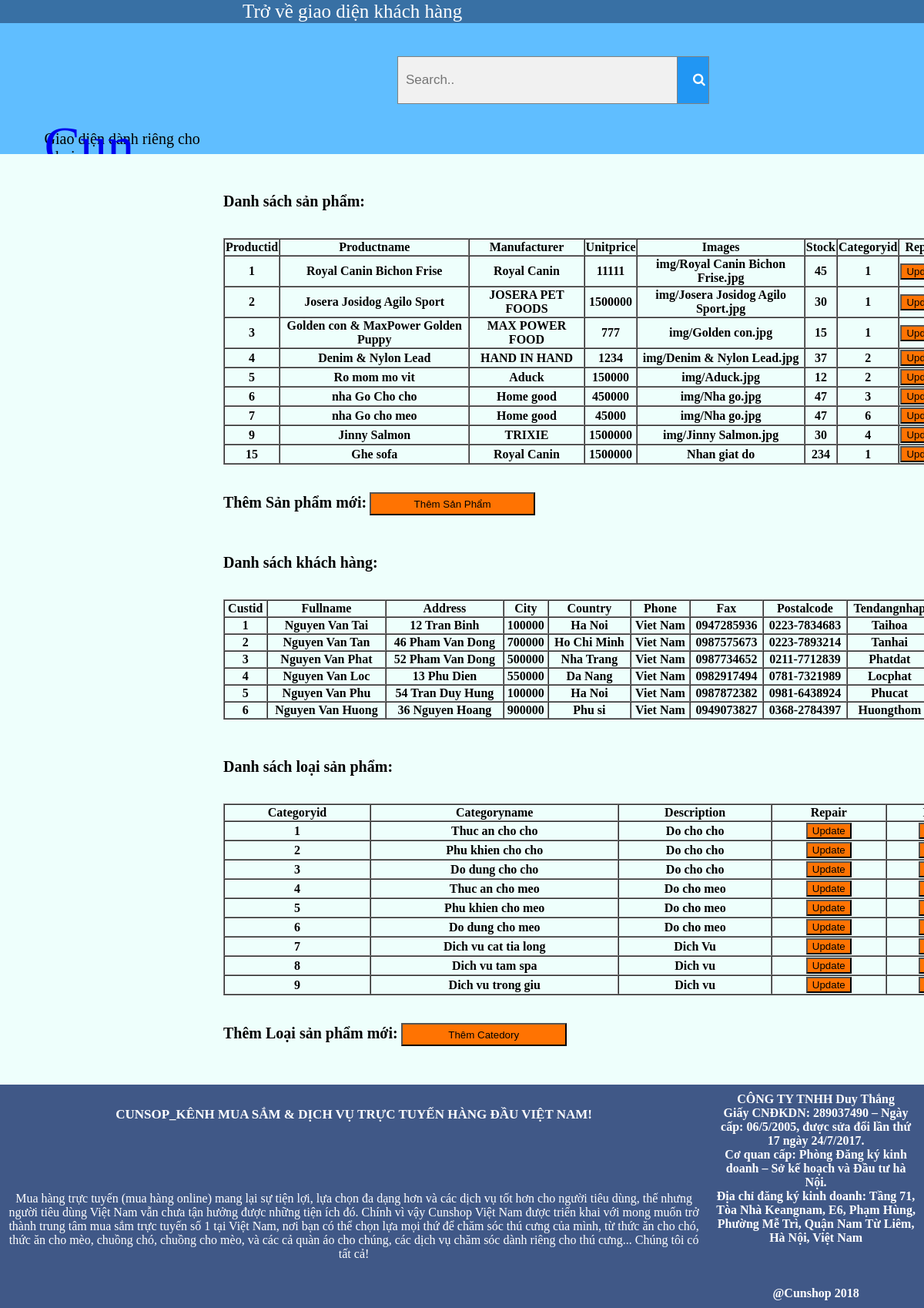
The app's page /admin.php with its own data.
### tables this page shows
CREATE TABLE `product` (
  `Productid` int(11) NOT NULL,
  `Productname` varchar(40) NOT NULL,
  `Manufacturer` varchar(40) NOT NULL,
  `Unitprice` int(11) NOT NULL,
  `Images` varchar(40) NOT NULL,
  `Stock` int(11) NOT NULL,
  `Categoryid` int(11) NOT NULL
);

CREATE TABLE `customers` (
  `Custid` int(11) NOT NULL,
  `Fullname` varchar(60) NOT NULL,
  `Address` varchar(30) NOT NULL,
  `Postalcode` varchar(10) DEFAULT NULL,
  `City` varchar(30) NOT NULL,
  `Country` varchar(15) NOT NULL,
  `Phone` varchar(15) NOT NULL,
  `Fax` varchar(15) DEFAULT NULL,
  `Tendangnhap` varchar(60) NOT NULL,
  `Password` int(11) NOT NULL
);

CREATE TABLE `category` (
  `Categoryid` int(11) NOT NULL,
  `Categoryname` varchar(30) NOT NULL,
  `Description` varchar(250) NOT NULL
);

### Cunshopconnector.php (called while the page is built, shortened)
<?php
class Cunshopconnector{
	public $host='localhost';
	public $dbname='cunshop';
	public $un= 'root';
	public $pw='';
	public function runQueryadmin($sql)
	{
		$conn = new mysqli($this->host, $this->un, $this->pw, $this->dbname);
		$result = $conn->query($sql);
		$rows = mysqli_fetch_all($result);
		return $rows;
	}
}
 ?>

### admin.php (the view, shortened to what this page needs)
<!DOCTYPE html>
<html>
<head>
	<link rel="stylesheet" href="style.css">
	<link rel="stylesheet" href="https://cdnjs.cloudflare.com/ajax/libs/font-awesome/4.7.0/css/font-awesome.min.css">
</head>
<body>
			<?php
				require_once('./Cunshopconnector.php');
			 ?>
	 <?php
		require_once('./Cunshopconnector.php');
			?>
	<div class="header">
		<div class="nava">
			<ul>
				<li><a href="http://localhost/123/Cunshop.php">Trở về giao diện khách hàng</a></li>
			</ul>
			</div>
		<div class="banner">
		 		<div class="Home">
		 			<p>Giao diện dành riêng cho admin</p>
					<a href="http://localhost/123/Cunshop.php">Cun Shop</a>
				</div>
				<div class="Search">
					<div class="Search1">
						<form class="example" action="Search.php" method="get">
		  				<input type="text" placeholder="Search.." name="search">
		  				<button type="submit"><i class="fa fa-search"></i></button>
						</form>
					</div>
				</div>
		 	</div>
	</div>
	<div class="main">
		<div style="margin:50px; padding-left:20%">
			<b><span style="font-size:20px">Danh sách sản phẩm:</span></b>
			<br><br><br>
			<form action="">
			<table border="1" cellpadding="1" cellspacing="0"  >
				<tr>
					<th>Productid</th>
					<th>Productname</th>
					<th>Manufacturer</th>
					<th>Unitprice</th>
					<th>Images</th>
					<th>Stock</th>
					<th>Categoryid</th>
					<th >Repair</th>
				</tr>
				<?php
					require_once('./Cunshopconnector.php');
					$conn = new Cunshopconnector();
					$sql = "Select * From product";
					$rows = $conn->runQueryadmin($sql);
				 	for ($i=0; $i < count($rows) ; $i++) {
				?>
					<tr>
						<?php for ($j=0; $j<count($rows[$i]); $j++) { ?>
							<th>
								<?php echo $rows[$i][$j]?>
							</th>
						<?php } ?>
							<th ><a href="http://localhost/123/Suadoi.php?id=<?php echo $rows[$i][0] ?>"><input type="button" value="Update" style=" background-color: #FF7302; text-decoration-color: #FFFFFF;" ></a>
							</th>
					</tr>
				<?php } ?>
			</table> <br> <br>
			<div>
				<b><span style="font-size:20px">Thêm Sản phẩm mới:</span></b>   <a href="http://localhost/123/add.php"><input type="button" value="Thêm Sản Phẩm" style=" background-color: #FF7302; text-decoration-color: #FFFFFF; width:25%; height: 30px" ></a>
			</div>
		</div>
		<div style="margin:50px; padding-left:20%">
			<b><span style="font-size:20px">Danh sách khách hàng:</span></b>
			<br><br><br>
			<table border="1" cellpadding="1" cellspacing="0"  >
				<tr>
					<th>Custid</th>
					<th>Fullname</th>
					<th>Address</th>
					<th>City</th>
					<th>Country</th>
					<th>Phone</th>
					<th>Fax</th>
					<th >Postalcode</th>
					<th>Tendangnhap</th>
				</tr>
				<?php
					require_once('./Cunshopconnector.php');
					$conn = new Cunshopconnector();
					$sql = "Select * From customers";
					$rows = $conn->runQueryadmin($sql);
				 	for ($i=0; $i < count($rows) ; $i++) {
				?>
					<tr>
						<?php for ($j=0; $j<count($rows[$i]); $j++) { ?>
							<th>
								<?php echo $rows[$i][$j]?>
							</th>
						<?php } ?>
					</tr>
				<?php } ?>
			</table>
		</div>
		<div style="margin:50px; padding-left:20%">
			<b><span style="font-size:20px">Danh sách loại sản phẩm:</span></b>
			<br><br><br>
			<table border="1" cellpadding="1" cellspacing="0"  >
				<tr>
					<th>Categoryid</th>
					<th>Categoryname</th>
					<th>Description</th>
					<th >Repair</th>
					<th>Delete</th>
				</tr>
				<?php
					require_once('./Cunshopconnector.php');
					$conn = new Cunshopconnector();
					$sql = "Select * From category";
					$rows = $conn->runQueryadmin($sql);
				 	for ($i=0; $i < count($rows) ; $i++) {
				?>
					<tr>
						<?php for ($j=0; $j<count($rows[$i]); $j++) { ?>
							<th>
								<?php echo $rows[$i][$j]?>
							</th>
						<?php } ?>
							<th ><a href="http://localhost/123/Suadoi.php?id=<?php echo $rows[$i][0] ?>"><input type="button" value="Update" style=" background-color: #FF7302; text-decoration-color: #FFFFFF;" ></a>
							</th>
							<th ><a href="admin.php?del=<?php echo $rows[$i][0] ?>"> <input type="button" value="Delete" style=" background-color: #FF7302; text-decoration-color: #FFFFFF;" onclick="return Deleteqry(<?php echo $rows[$i][0] ?>);"> </a>
							</th>
					</tr>
				<?php } ?>
			</table>
			<div> <br> <br>
				<b><span style="font-size:20px">Thêm Loại sản phẩm mới:</span></b>   <a href="http://localhost/123/addcategory.php"><input type="button" value="Thêm Catedory" style=" background-color: #FF7302; text-decoration-color: #FFFFFF; width:25%; height: 30px" ></a>
			</div>
		</div>
	</div>
	<div class="footer">
		<table  cellspacing="0" cellpadding="10" width= 100% align="center" >
			<tr >
			<th style="font-size: 17px; color:#FFFFFF"  >CUNSOP_KÊNH MUA SẮM & DỊCH VỤ TRỰC TUYẾN HÀNG ĐẦU VIỆT NAM!</th>
			<th  rowspan="2" style=" color:#FFFFFF" > CÔNG TY TNHH Duy Thắng <br>
 													Giấy CNĐKDN: 289037490 – Ngày cấp: 06/5/2005, được sửa đổi lần thứ 17 ngày 24/7/2017. <br>
 													Cơ quan cấp: Phòng Đăng ký kinh doanh – Sở kế hoạch và Đầu tư hà Nội. <br>
 													Địa chỉ đăng ký kinh doanh: Tầng 71, Tòa Nhà Keangnam, E6, Phạm Hùng, Phường Mễ Trì, Quận Nam Từ Liêm, Hà Nội, Việt Nam <br>  <br><br><br>     @Cunshop 2018
 			</th>
			</tr>
			<tr >
				<td ><div align="center" style="padding-top:0%, width= 20px; color:#FFFFFF" >
				</style>Mua hàng trực tuyến (mua hàng online) mang lại sự tiện lợi, lựa chọn đa dạng hơn và các dịch vụ tốt hơn cho người tiêu dùng, thế nhưng người tiêu dùng Việt Nam vẫn chưa tận hưởng được những tiện ích đó. Chính vì vậy Cunshop Việt Nam được triển khai với mong muốn trở thành trung tâm mua sắm trực tuyến số 1 tại Việt Nam, nơi bạn có thể chọn lựa mọi thứ để chăm sóc thú cưng của mình, từ thức ăn cho chó, thức ăn cho mèo, chuồng chó, chuồng cho mèo, và các cả quàn áo cho chúng, các dịch vụ chăm sóc dành riêng cho thú cưng... Chúng tôi có tất cả!</div></td>
			</tr>
		</table>
	</div>
</body>
</html>

### style.css (style rules this page uses)
body { margin: 0; }
.header { width: 100%; overflow: hidden; }
th { text-decoration-color: #FFFFFF }
.main { width: 100%; overflow: hidden; background-color: #EEFFFC }
.footer { width: 100%; overflow: hidden; background-color: #405887 }
.nava { width:auto; height:30px; background-color: #3870A4 }
.nava ul { position: relative; padding-left: 20%; margin:0; list-style: none; padding-left:auto; }
.nava a { text-decoration: none; font-size: 25px; color: #FFFFFF; display:block; line-height: 30px; padding: 0 75px; }
.nava li { float: left; margin-right: 10px; }
.banner { height: 170px }
.Home { background-color: #60BEFF; width: 24% ; float: left; height: 170px; }
.Home a { position: relative; text-decoration: none; font-size: 70px; top:20% ; padding-left: 20%; }
.Search { background-color: #60BEFF; width: 76%; float: left; height: 170px; }
.Search1 { position: relative; top: 25%; padding-left: 25%; }
form.example input[type=text] { padding: 10px; font-size: 17px; border: 1px solid grey; float: left; width: 50%; background: #f1f1f1; height: 40px }
form.example button { float: left; width: 6%; padding: 20px; background: #2196F3; color: white; font-size: 17px; border: 1px solid grey; border-left: none; cursor: pointer; }
.Home p { position: relative; text-decoration: none; font-size: 20px; top:70% ; padding-left: 20%; }
.main table { width:1000px; height: 100px; }

### records on screen
product: Productid "1", Productname "Royal Canin Bichon Frise", Manufacturer "Royal Canin", Unitprice "11111", Images "img/Royal Canin Bichon Frise.jpg", Stock "45", Categoryid "1"
product: Productid "2", Productname "Josera Josidog Agilo Sport", Manufacturer "JOSERA PET FOODS", Unitprice "1500000", Images "img/Josera Josidog Agilo Sport.jpg", Stock "30", Categoryid "1"
product: Productid "3", Productname "Golden con & MaxPower Golden Puppy", Manufacturer "MAX POWER FOOD", Unitprice "777", Images "img/Golden con.jpg", Stock "15", Categoryid "1"
product: Productid "4", Productname "Denim & Nylon Lead", Manufacturer "HAND IN HAND", Unitprice "1234", Images "img/Denim & Nylon Lead.jpg", Stock "37", Categoryid "2"
product: Productid "5", Productname "Ro mom mo vit", Manufacturer "Aduck", Unitprice "150000", Images "img/Aduck.jpg", Stock "12", Categoryid "2"
product: Productid "6", Productname "nha Go Cho cho", Manufacturer "Home good", Unitprice "450000", Images "img/Nha go.jpg", Stock "47", Categoryid "3"
product: Productid "7", Productname "nha Go cho meo", Manufacturer "Home good", Unitprice "45000", Images "img/Nha go.jpg", Stock "47", Categoryid "6"
product: Productid "9", Productname "Jinny Salmon", Manufacturer "TRIXIE", Unitprice "1500000", Images "img/Jinny Salmon.jpg", Stock "30", Categoryid "4"
product: Productid "15", Productname "Ghe sofa", Manufacturer "Royal Canin", Unitprice "1500000", Images "Nhan giat do", Stock "234", Categoryid "1"
customers: Custid "1", Fullname "Nguyen Van Tai", Address "12 Tran Binh", Postalcode "100000", City "Ha Noi", Country "Viet Nam", Phone "0947285936", Fax "0223-7834683", Tendangnhap "Taihoa"
customers: Custid "2", Fullname "Nguyen Van Tan", Address "46 Pham Van Dong", Postalcode "700000", City "Ho Chi Minh", Country "Viet Nam", Phone "0987575673", Fax "0223-7893214", Tendangnhap "Tanhai"
customers: Custid "3", Fullname "Nguyen Van Phat", Address "52 Pham Van Dong", Postalcode "500000", City "Nha Trang", Country "Viet Nam", Phone "0987734652", Fax "0211-7712839", Tendangnhap "Phatdat"
customers: Custid "4", Fullname "Nguyen Van Loc", Address "13 Phu Dien", Postalcode "550000", City "Da Nang", Country "Viet Nam", Phone "0982917494", Fax "0781-7321989", Tendangnhap "Locphat"
customers: Custid "5", Fullname "Nguyen Van Phu", Address "54 Tran Duy Hung", Postalcode "100000", City "Ha Noi", Country "Viet Nam", Phone "0987872382", Fax "0981-6438924", Tendangnhap "Phucat"
customers: Custid "6", Fullname "Nguyen Van Huong", Address "36 Nguyen Hoang", Postalcode "900000", City "Phu si", Country "Viet Nam", Phone "0949073827", Fax "0368-2784397", Tendangnhap "Huongthom"
category: Categoryid "1", Categoryname "Thuc an cho cho", Description "Do cho cho"
category: Categoryid "2", Categoryname "Phu khien cho cho", Description "Do cho cho"
category: Categoryid "3", Categoryname "Do dung cho cho", Description "Do cho cho"
category: Categoryid "4", Categoryname "Thuc an cho meo", Description "Do cho meo"
category: Categoryid "5", Categoryname "Phu khien cho meo", Description "Do cho meo"
category: Categoryid "6", Categoryname "Do dung cho meo", Description "Do cho meo"
category: Categoryid "7", Categoryname "Dich vu cat tia long", Description "Dich Vu"
category: Categoryid "8", Categoryname "Dich vu tam spa", Description "Dich vu"
category: Categoryid "9", Categoryname "Dich vu trong giu", Description "Dich vu"
